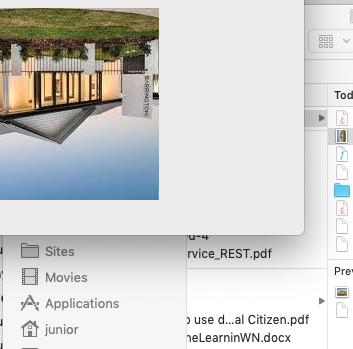
#> input picture home3.png, 353 x 349 px
$ jupyter execute kazef.ipynb
#> lines starting #> are read from the running program, lines starting #| are printed output that depends on the picture
[cell 1]
import cv2
def kaze_match(im1_path, im2_path):
    # load the image and convert it to grayscale
#> called with im1_path = 'home3.png', im2_path = 'home3.png'
    im1 = cv2.imread(im1_path)
#> im1 is the input picture: shape (349, 353, 3); mean B, G, R 206.8, 208.6, 208
    im2 = cv2.imread(im2_path)
    gray1 = cv2.cvtColor(im1, cv2.COLOR_BGR2GRAY)
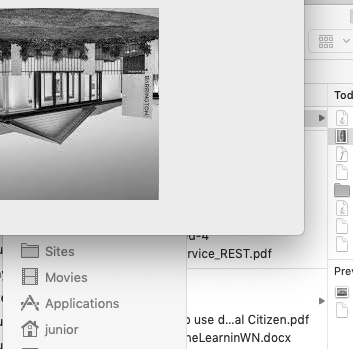
#> gray1: shape (349, 353); min 0, max 255, mean 208.2
    gray2 = cv2.cvtColor(im2, cv2.COLOR_BGR2GRAY)

    # initialize the AKAZE descriptor, then detect keypoints and extract
    # local invariant descriptors from the image
    detector = cv2.AKAZE_create()
    (kps1, descs1) = detector.detectAndCompute(gray1, None)
#> kps1 = 201 keypoints; strongest (x, y, size): (155, 96, 5.7), (321, 300, 4.8), (99, 73, 5.7), (107, 93, 8.1)
    (kps2, descs2) = detector.detectAndCompute(gray2, None)
#> kps2 has the same summary as kps1

    print("keypoints: {}, descriptors: {}".format(len(kps1), descs1.shape))
#| keypoints: 201, descriptors: (201, 61)
    print("keypoints: {}, descriptors: {}".format(len(kps2), descs2.shape))
#| keypoints: 201, descriptors: (201, 61)

    # Match the features
    bf = cv2.BFMatcher(cv2.NORM_HAMMING)
    matches = bf.knnMatch(descs1,descs2, k=2)    # typo fixed
#> matches = 201 matches

    # Apply ratio test
    good = []
    for m,n in matches:
        if m.distance < 0.9*n.distance:
            good.append([m])
#> after the loop, good = 201 matches

    # cv2.drawMatchesKnn expects list of lists as matches.
    im3 = cv2.drawMatchesKnn(im1, kps1, im2, kps2, good[1:200], None, flags=2)
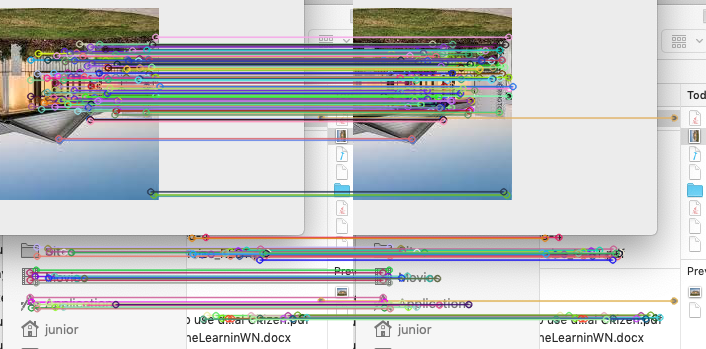
#> im3: shape (349, 706, 3); mean B, G, R 196.9, 196.2, 194.6
    cv2.imshow("AKAZE matching", im3)
    cv2.waitKey(0)

$ run again, with book4.png copied over home3.png
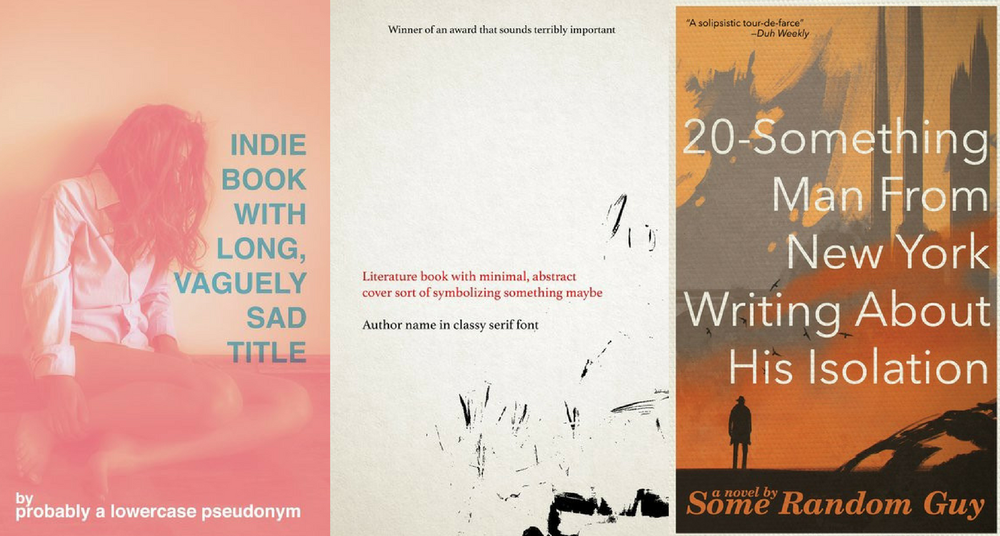
#> input picture book4.png, 1000 x 536 px, shrunk from 1400 x 750 before the run
#> in kaze_match, im1 is the input picture: shape (536, 1000, 3); mean B, G, R 153.4, 170.6, 206.5
#> in kaze_match, `gray1 = cv2.cvtColor(im1, cv2.COLOR_BGR2GRAY)`:
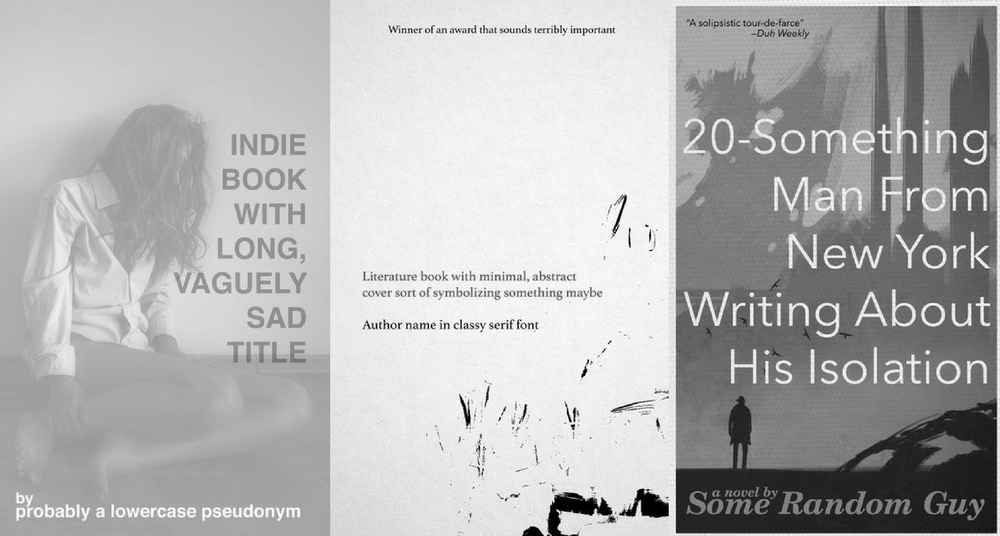
#> gray1: shape (536, 1000); min 0, max 255, mean 179.4
#> kps1 = 1380 keypoints; strongest (x, y, size): (468, 418, 8.1), (584, 372, 5.7), (468, 419, 5.7), (467, 415, 16.1)
#> kps2 has the same summary as kps1
#| keypoints: 1380, descriptors: (1380, 61)
#| keypoints: 1380, descriptors: (1380, 61)
#> matches = 1380 matches
#> in kaze_match, `im3 = cv2.drawMatchesKnn(im1, kps1, im2, kps2, good[1:200], None, flag..`:
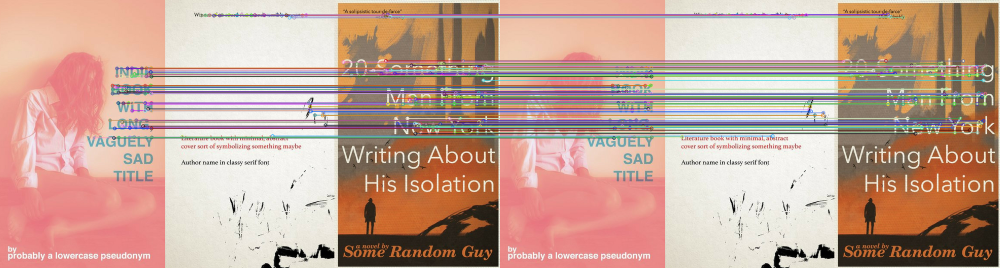
#> im3: shape (536, 2000, 3) (shown at 1/2 size); mean B, G, R 149.7, 163.8, 196.7
